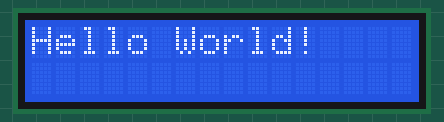
Simulated run of this sketch. Board: Arduino Uno, built with avr-gcc and run on an emulated ATmega328P. Shown: 16×2 character LCD.

Above: at 0.1 s.
At 5.1 s:
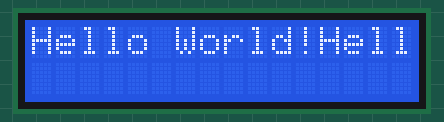
At 15.1 s:
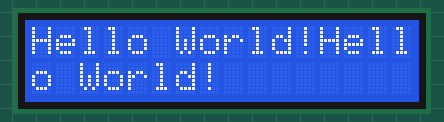
At 20.1 s:
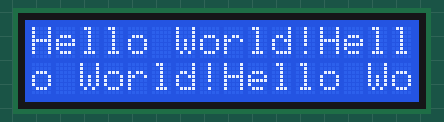
At 30.1 s:
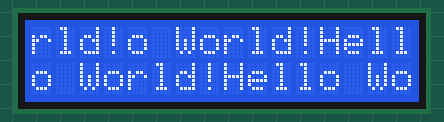
At 35.1 s:
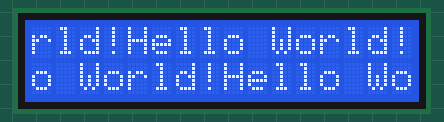

The sketch:

keypad.ino
```cpp
#include <LiquidCrystal.h>
#include <Keypad.h>
#include "notes.h"

//const byte ledPin = 6;


const byte cntRow = 4;
const byte cntCol = 3;
char pad [cntRow][cntCol] = {
    {'1', '2', '3'}
  , {'4', '5', '6'}
  , {'7', '8', '9'}
  , {'*', '0', '#'}
};
byte rowPins[cntRow] = {10, 11, 12, 13};
byte colPins[cntCol] = {7, 8, 9};
Keypad myPad = Keypad(makeKeymap(pad), rowPins, colPins, cntRow, cntCol);
static byte kpadState;


const int rs = 1, en = 2, d4 = 3, d5 = 4, d6 = 5, d7 = 6;
LiquidCrystal lcd(rs, en, d4, d5, d6, d7);


int ldrPin   = A0; // select the input pin for LDR
int ldrValue = 0;  // variable to store the value coming from the sensor

int potPin   = A1; // select the input pin for pot
int potValue = 0;  // variable to store the value coming from the sensor

//int buzzPin   = 5; // select the input pin for buzzer
//int melody[] = { _C4, _G3, _G3, _A3, _G3, _SILENCE, _B3, _C4};
//int noteDurations[] = {4, 8, 8, 4, 4, 4, 4, 4 }; // durations: 4 = quarter, 8 = eighth, etc.:

void setup() {
//  Serial.begin(9600);

//  pinMode(ledPin, OUTPUT);
//  digitalWrite(ledPin, LOW);

//  pinMode(buzzPin, OUTPUT);
//  tone(buzzPin, 2200, 100);

  lcd.begin(16, 2);
  lcd.clear();
  myPad.addEventListener(keypadEvent);  // Add an event listener.

//  Serial.println("Ready.");

}


void loop() {
//  char button = myPad.getKey();
//  if (button) {
//    performFunction(button);
//  }
  lcd.print("Hello World!");
  delay(5000);
}

void performFunction(char code){
  switch ( code ) {
    case '4':
//      Serial.println("No function on f4");

      break;

    case '3':
//      Serial.println("Buzzing");
//      buzzout();
      break;

    case '2':
//      Serial.print("Light level : ");
      readLightLevel();
      break;

    case '1':
//      Serial.print("Pot value : ");
      readPotValue();
      break;
  }  // end switch-case
}

//void buzzout() {
//  // note duration = one second / duration
//  // quarter note = 1000 / 4, eighth note = 1000/8 ...
//  int melodySize (sizeof(melody) / sizeof(int *));
//  for (int noteIndex = 0; noteIndex < melodySize; noteIndex++) {
//    int noteDuration = 1000/noteDurations[noteIndex];
//    tone(buzzPin, melody[noteIndex], noteDuration);
//    int pauseBetweenNotes = noteDuration * 1.10;
//    delay(pauseBetweenNotes);
//    noTone(buzzPin);
//  }
//}

void readLightLevel() {
  ldrValue = analogRead(ldrPin); // read the value from the sensor
  int lightLevel = map(ldrValue, 0, 1023, 0, 100);

//  Serial.println(lightLevel);
}

void readPotValue() {
  potValue = analogRead(potPin);
  int potLevel = map(potValue, 0, 1023, 0, 100);

//  Serial.print("value ");
//  Serial.print(potValue);
//  Serial.print(" mapped to ");
//  Serial.println(potLevel);
}

void keypadEvent( KeypadEvent key ) {
  kpadState = myPad.getState( );
  swOnState( key );
} // end numbers keypad events

void swOnState( char key ) {
  switch ( kpadState ) {
    case PRESSED:
//      digitalWrite(ledPin, HIGH);
      break;

    case HOLD:
      break;

    case RELEASED:
//      digitalWrite(ledPin, LOW);
      break;
  }  // end switch-case
}// end switch on state function
```

notes.h
```cpp
#define _SILENCE 0
// most of the buzzers don't work with very low tones
#define _B0    31
#define _C1    33
#define _CS1   35
#define _D1    37
#define _DS1   39
#define _E1    41
#define _F1    44
#define _FS1   46
#define _G1    49
#define _GS1   52
#define _A1    55
#define _AS1   58
#define _B1    62
#define _C2    65
#define _CS2   69
#define _D2    73
#define _DS2   78
#define _E2    82
#define _F2    87
#define _FS2   93
#define _G2    98
#define _GS2  104
#define _A2   110
#define _AS2  117
#define _B2   123
#define _C3   131
#define _CS3  139
#define _D3   147
#define _DS3  156
#define _E3   165
#define _F3   175
#define _FS3  185
#define _G3   196
#define _GS3  208
#define _A3   220
#define _AS3  233
#define _B3   247
#define _C4   262
#define _CS4  277
#define _D4   294
#define _DS4  311
#define _E4   330
#define _F4   349
#define _FS4  370
#define _G4   392
#define _GS4  415
#define _A4   440
#define _AS4  466
#define _B4   494
#define _C5   523
#define _CS5  554
#define _D5   587
#define _DS5  622
#define _E5   659
#define _F5   698
#define _FS5  740
#define _G5   784
#define _GS5  831
#define _A5   880
#define _AS5  932
#define _B5   988
#define _C6  1047
#define _CS6 1109
#define _D6  1175
#define _DS6 1245
#define _E6  1319
#define _F6  1397
// some buzzers don't produce tones before 1500 Hz
#define _FS6 1480
#define _G6  1568
#define _GS6 1661
#define _A6  1760
#define _AS6 1865
#define _B6  1976
#define _C7  2093
#define _CS7 2217
#define _D7  2349
// only higher quality buzzers after 2500 Hz
#define _DS7 2489
#define _E7  2637
#define _F7  2794
#define _FS7 2960
#define _G7  3136
#define _GS7 3322
#define _A7  3520
#define _AS7 3729
#define _B7  3951
#define _C8  4186
#define _CS8 4435
#define _D8  4699
#define _DS8 4978
```

Measured:
- what the display in image 1 shows lasts 10.0 s, from 5.1 s to 15.1 s
- what the display in image 2 shows lasts 5.0 s, from 15.1 s to 20.1 s
